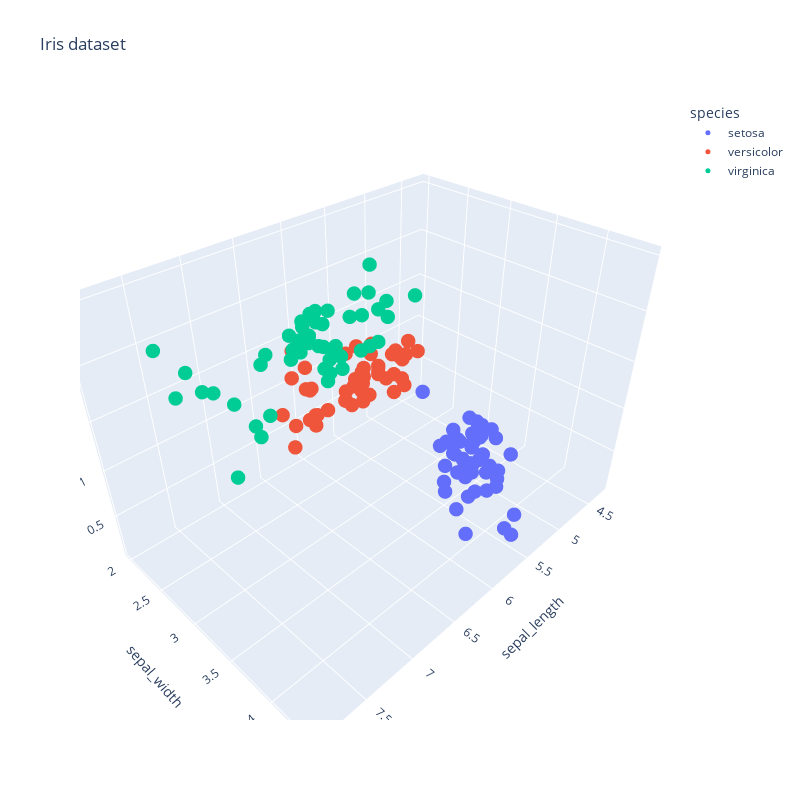

The code cell stored with this chart in its notebook:
### Markdown cell above
# Scatter plot 3D du dataset Iris

### Code cell
fig = px.scatter_3d(df, x='sepal_length', y='sepal_width', z='petal_width', color='species', width=800, height=800, title='Iris dataset')
fig.update_traces(marker=dict(size=5))
fig.show()

### Figure 1 — Plotly figure (JSON) as saved in the notebook; plotly's stock layout.template omitted (floating-point values rounded to 4 significant figures)
{"data": [{"hovertemplate": "species=setosa<br>sepal_length=%{x}<br>sepal_width=%{y}<br>petal_width=%{z}<extra></extra>", "legendgroup": "setosa", "marker": {"color": "#636efa", "size": 5, "symbol": "circle"}, "mode": "markers", "name": "setosa", "scene": "scene", "showlegend": true, "type": "scatter3d", "x": [5.1, 4.9, 4.7, 4.6, 5, 5.4, 4.6, 5, 4.4, 4.9, 5.4, 4.8, 4.8, 4.3, 5.8, 5.7, 5.4, 5.1, 5.7, 5.1, 5.4, 5.1, 4.6, 5.1, 4.8, 5, 5, 5.2, 5.2, 4.7, 4.8, 5.4, 5.2, 5.5, 4.9, 5, 5.5, 4.9, 4.4, 5.1, 5, 4.5, 4.4, 5, 5.1, 4.8, 5.1, 4.6, 5.3, 5], "y": [3.5, 3, 3.2, 3.1, 3.6, 3.9, 3.4, 3.4, 2.9, 3.1, 3.7, 3.4, 3, 3, 4, 4.4, 3.9, 3.5, 3.8, 3.8, 3.4, 3.7, 3.6, 3.3, 3.4, 3, 3.4, 3.5, 3.4, 3.2, 3.1, 3.4, 4.1, 4.2, 3.1, 3.2, 3.5, 3.1, 3, 3.4, 3.5, 2.3, 3.2, 3.5, 3.8, 3, 3.8, 3.2, 3.7, 3.3], "z": [0.2, 0.2, 0.2, 0.2, 0.2, 0.4, 0.3, 0.2, 0.2, 0.1, 0.2, 0.2, 0.1, 0.1, 0.2, 0.4, 0.4, 0.3, 0.3, 0.3, 0.2, 0.4, 0.2, 0.5, 0.2, 0.2, 0.4, 0.2, 0.2, 0.2, 0.2, 0.4, 0.1, 0.2, 0.1, 0.2, 0.2, 0.1, 0.2, 0.2, 0.3, 0.3, 0.2, 0.6, 0.4, 0.3, 0.2, 0.2, 0.2, 0.2]}, {"hovertemplate": "species=versicolor<br>sepal_length=%{x}<br>sepal_width=%{y}<br>petal_width=%{z}<extra></extra>", "legendgroup": "versicolor", "marker": {"color": "#EF553B", "size": 5, "symbol": "circle"}, "mode": "markers", "name": "versicolor", "scene": "scene", "showlegend": true, "type": "scatter3d", "x": [7, 6.4, 6.9, 5.5, 6.5, 5.7, 6.3, 4.9, 6.6, 5.2, 5, 5.9, 6, 6.1, 5.6, 6.7, 5.6, 5.8, 6.2, 5.6, 5.9, 6.1, 6.3, 6.1, 6.4, 6.6, 6.8, 6.7, 6, 5.7, 5.5, 5.5, 5.8, 6, 5.4, 6, 6.7, 6.3, 5.6, 5.5, 5.5, 6.1, 5.8, 5, 5.6, 5.7, 5.7, 6.2, 5.1, 5.7], "y": [3.2, 3.2, 3.1, 2.3, 2.8, 2.8, 3.3, 2.4, 2.9, 2.7, 2, 3, 2.2, 2.9, 2.9, 3.1, 3, 2.7, 2.2, 2.5, 3.2, 2.8, 2.5, 2.8, 2.9, 3, 2.8, 3, 2.9, 2.6, 2.4, 2.4, 2.7, 2.7, 3, 3.4, 3.1, 2.3, 3, 2.5, 2.6, 3, 2.6, 2.3, 2.7, 3, 2.9, 2.9, 2.5, 2.8], "z": [1.4, 1.5, 1.5, 1.3, 1.5, 1.3, 1.6, 1, 1.3, 1.4, 1, 1.5, 1, 1.4, 1.3, 1.4, 1.5, 1, 1.5, 1.1, 1.8, 1.3, 1.5, 1.2, 1.3, 1.4, 1.4, 1.7, 1.5, 1, 1.1, 1, 1.2, 1.6, 1.5, 1.6, 1.5, 1.3, 1.3, 1.3, 1.2, 1.4, 1.2, 1, 1.3, 1.2, 1.3, 1.3, 1.1, 1.3]}, {"hovertemplate": "species=virginica<br>sepal_length=%{x}<br>sepal_width=%{y}<br>petal_width=%{z}<extra></extra>", "legendgroup": "virginica", "marker": {"color": "#00cc96", "size": 5, "symbol": "circle"}, "mode": "markers", "name": "virginica", "scene": "scene", "showlegend": true, "type": "scatter3d", "x": [6.3, 5.8, 7.1, 6.3, 6.5, 7.6, 4.9, 7.3, 6.7, 7.2, 6.5, 6.4, 6.8, 5.7, 5.8, 6.4, 6.5, 7.7, 7.7, 6, 6.9, 5.6, 7.7, 6.3, 6.7, 7.2, 6.2, 6.1, 6.4, 7.2, 7.4, 7.9, 6.4, 6.3, 6.1, 7.7, 6.3, 6.4, 6, 6.9, 6.7, 6.9, 5.8, 6.8, 6.7, 6.7, 6.3, 6.5, 6.2, 5.9], "y": [3.3, 2.7, 3, 2.9, 3, 3, 2.5, 2.9, 2.5, 3.6, 3.2, 2.7, 3, 2.5, 2.8, 3.2, 3, 3.8, 2.6, 2.2, 3.2, 2.8, 2.8, 2.7, 3.3, 3.2, 2.8, 3, 2.8, 3, 2.8, 3.8, 2.8, 2.8, 2.6, 3, 3.4, 3.1, 3, 3.1, 3.1, 3.1, 2.7, 3.2, 3.3, 3, 2.5, 3, 3.4, 3], "z": [2.5, 1.9, 2.1, 1.8, 2.2, 2.1, 1.7, 1.8, 1.8, 2.5, 2, 1.9, 2.1, 2, 2.4, 2.3, 1.8, 2.2, 2.3, 1.5, 2.3, 2, 2, 1.8, 2.1, 1.8, 1.8, 1.8, 2.1, 1.6, 1.9, 2, 2.2, 1.5, 1.4, 2.3, 2.4, 1.8, 1.8, 2.1, 2.4, 2.3, 1.9, 2.3, 2.5, 2.3, 1.9, 2, 2.3, 1.8]}], "layout": {"height": 800, "legend": {"title": {"text": "species"}, "tracegroupgap": 0}, "scene": {"domain": {"x": [0, 1], "y": [0, 1]}, "xaxis": {"title": {"text": "sepal_length"}}, "yaxis": {"title": {"text": "sepal_width"}}, "zaxis": {"title": {"text": "petal_width"}}}, "title": {"text": "Iris dataset"}, "width": 800}}
